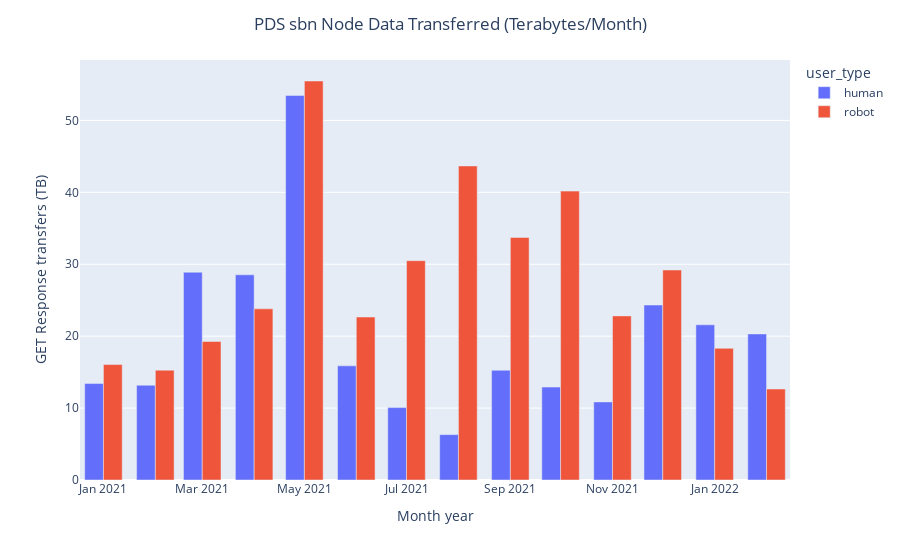

Source (notebook cell):
### Code cell
barplot_node('sbn')

### Figure 1 — Plotly figure (JSON) as saved in the notebook; plotly's stock layout.template omitted (floating-point values rounded to 4 significant figures)
{"data": [{"alignmentgroup": "True", "hovertemplate": "user_type=human<br>month_yr=%{x}<br>data_transmit_tb=%{y}<extra></extra>", "legendgroup": "human", "marker": {"color": "#636efa", "pattern": {"shape": ""}}, "name": "human", "offsetgroup": "human", "orientation": "v", "showlegend": true, "textposition": "auto", "type": "bar", "x": ["2021-01-01T00:00:00", "2021-02-01T00:00:00", "2021-03-01T00:00:00", "2021-04-01T00:00:00", "2021-05-01T00:00:00", "2021-06-01T00:00:00", "2021-07-01T00:00:00", "2021-08-01T00:00:00", "2021-09-01T00:00:00", "2021-10-01T00:00:00", "2021-11-01T00:00:00", "2021-12-01T00:00:00", "2022-01-01T00:00:00", "2022-02-01T00:00:00"], "xaxis": "x", "y": [13.41, 13.18, 28.89, 28.53, 53.46, 15.87, 10.07, 6.31, 15.26, 12.92, 10.86, 24.33, 21.58, 20.31], "yaxis": "y"}, {"alignmentgroup": "True", "hovertemplate": "user_type=robot<br>month_yr=%{x}<br>data_transmit_tb=%{y}<extra></extra>", "legendgroup": "robot", "marker": {"color": "#EF553B", "pattern": {"shape": ""}}, "name": "robot", "offsetgroup": "robot", "orientation": "v", "showlegend": true, "textposition": "auto", "type": "bar", "x": ["2021-01-01T00:00:00", "2021-02-01T00:00:00", "2021-03-01T00:00:00", "2021-04-01T00:00:00", "2021-05-01T00:00:00", "2021-06-01T00:00:00", "2021-07-01T00:00:00", "2021-08-01T00:00:00", "2021-09-01T00:00:00", "2021-10-01T00:00:00", "2021-11-01T00:00:00", "2021-12-01T00:00:00", "2022-01-01T00:00:00", "2022-02-01T00:00:00"], "xaxis": "x", "y": [16.05, 15.27, 19.26, 23.8, 55.48, 22.66, 30.5, 43.67, 33.73, 40.17, 22.82, 29.2, 18.31, 12.65], "yaxis": "y"}], "layout": {"autosize": true, "barmode": "group", "legend": {"title": {"text": "user_type"}, "tracegroupgap": 0}, "margin": {"t": 60}, "title": {"text": "PDS sbn Node Data Transferred (Terabytes/Month)", "x": 0.5}, "xaxis": {"anchor": "y", "autorange": true, "domain": [0, 1], "range": ["2020-12-18", "2022-02-15"], "title": {"text": "Month year"}, "type": "date"}, "yaxis": {"anchor": "x", "autorange": true, "domain": [0, 1], "range": [0, 58.4], "title": {"text": "GET Response transfers (TB)"}, "type": "linear"}}}
